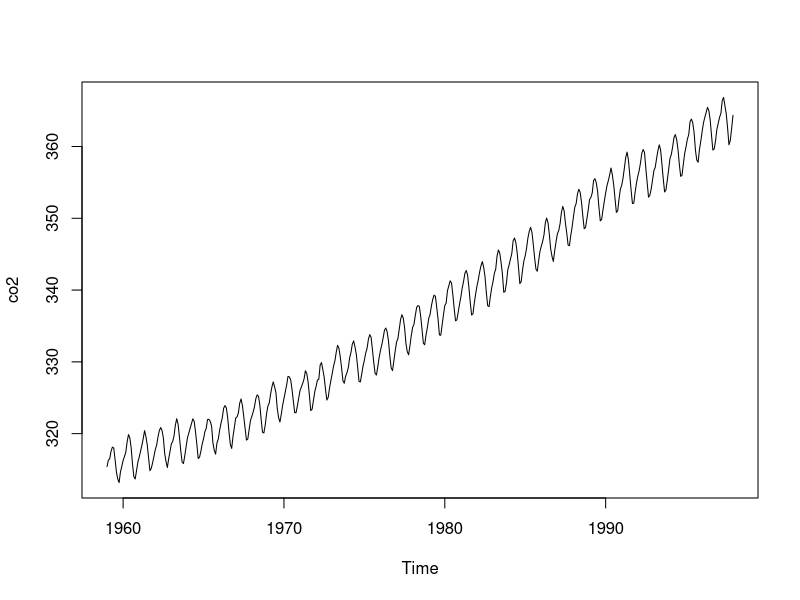
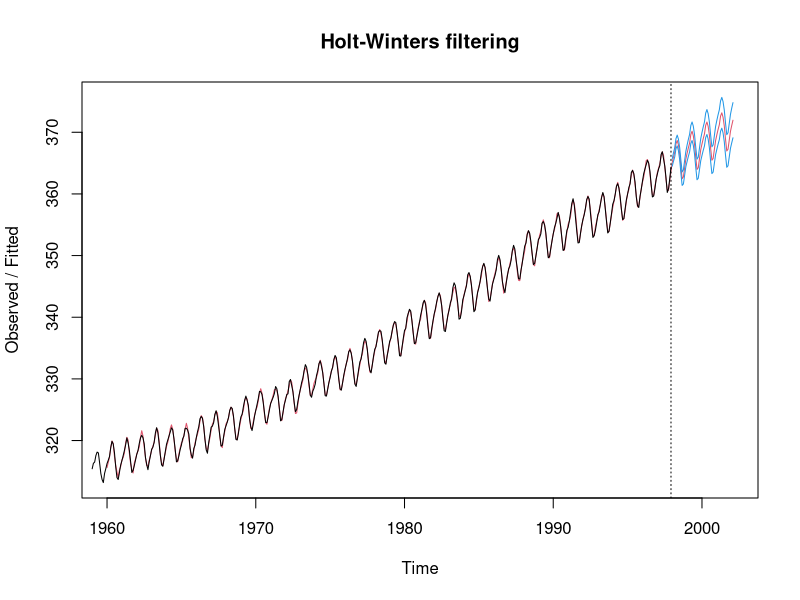
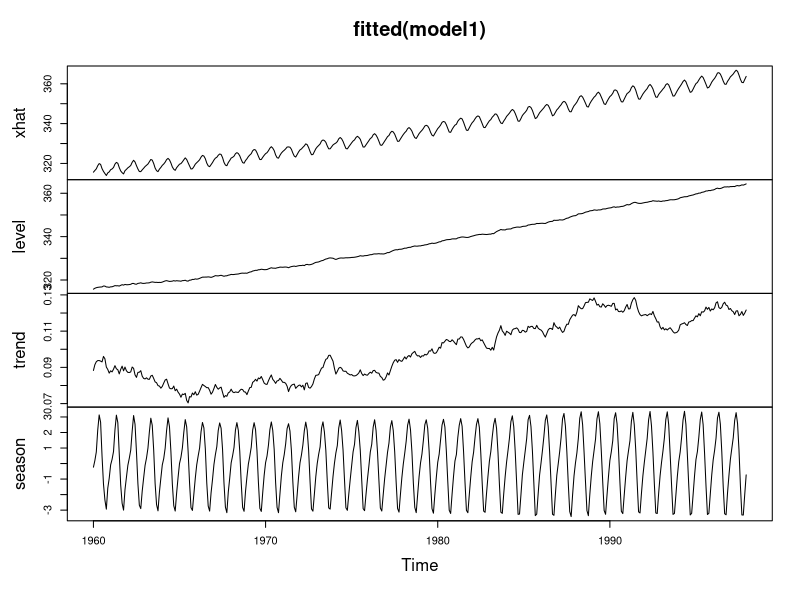
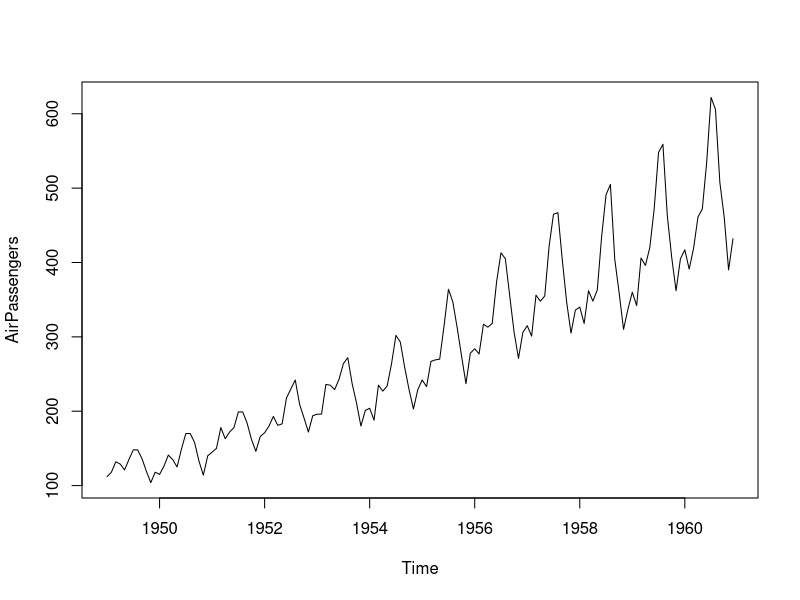
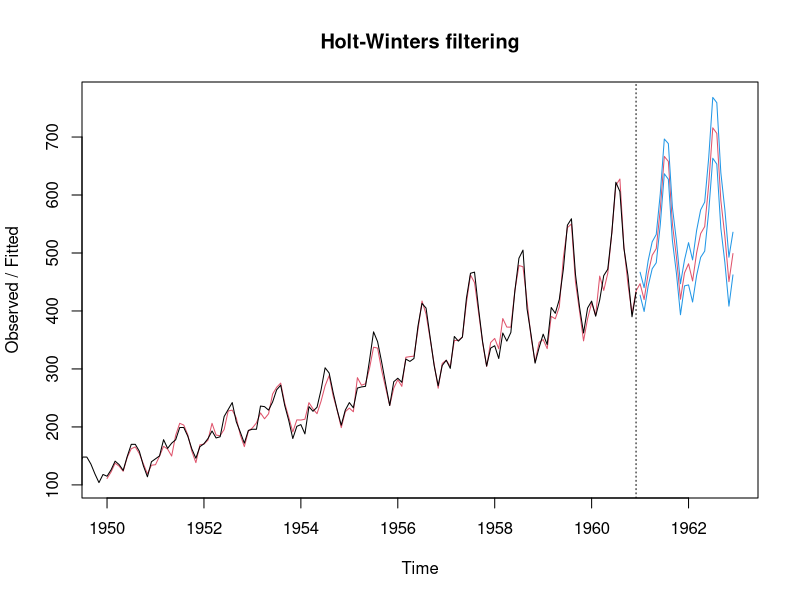
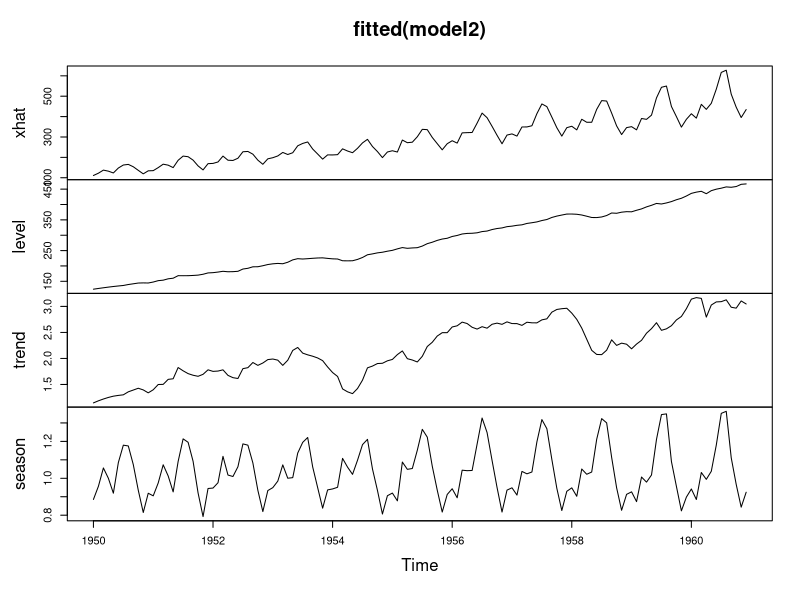
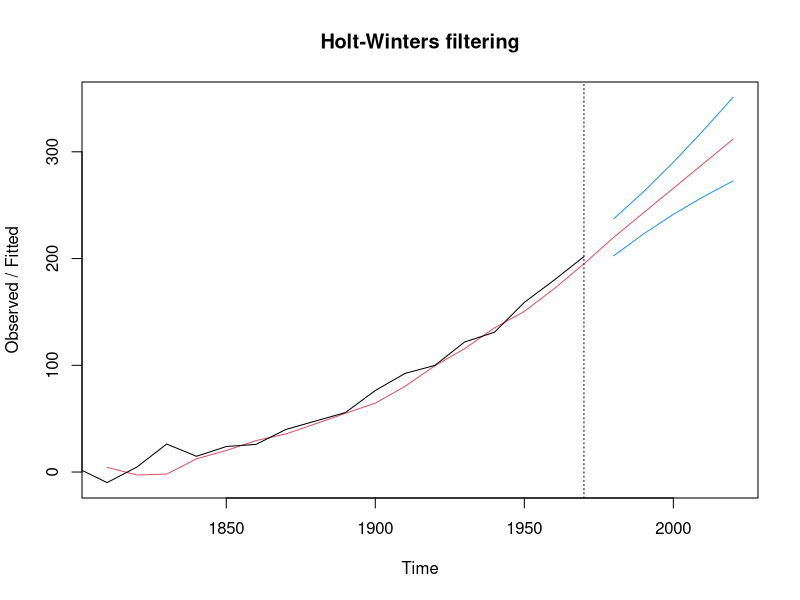
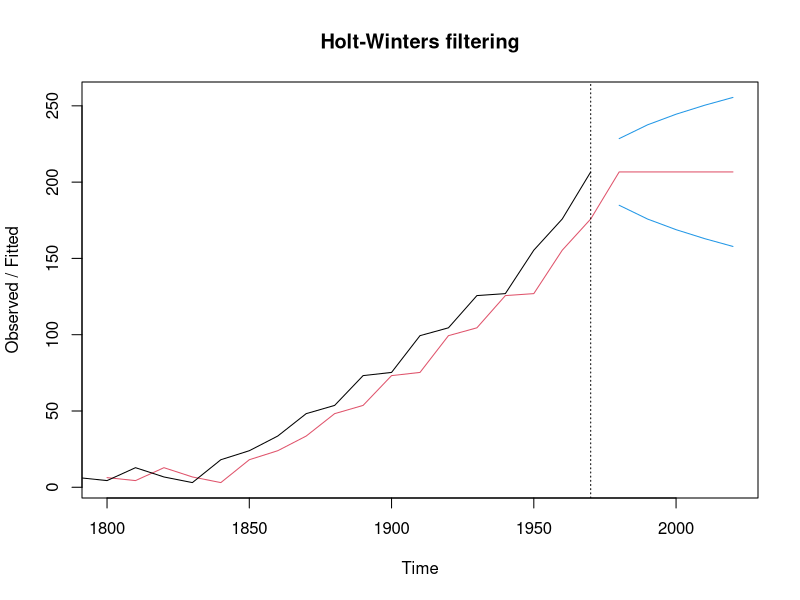

Write R code to recreate these figures, in order.
#seasonal additive Holt-Winters
#membaca dataset
co2

#menampilkan plot time series data
plot(co2)

#menerapkan Holt-Winters aditif (default)
model1 <- HoltWinters(co2)
fore1 <- predict(model1, 50, prediction.interval = TRUE) #meramalkan 50 periode ke depan
plot(model1,fore1) #menampikan plot dari model dan ramalan 
plot(fitted(model1)) #menjelaskan rinci ttg komponen model Holt-Winters, seperti seasonal, trend, dan level (xhat)

model1 #hasil dari model Holt-Winters yang dibuat dengan data deret waktu `co2`
fore1 #hasil dari peramalan yang dilakukan dengan model Holt-Winters

#seasonal multiplicative Holt-Winters
#membaca dataset
AirPassengers

#menampilkan plot time series dari data 
plot(AirPassengers)

#menerapkan Holt-Winters multiplicative
model2 <- HoltWinters(AirPassengers, seasonal = 'mult')
fore2 <- predict(model2, 24, prediction.interval = TRUE) #meramalkan 24 periode ke depan
plot(model2, fore2) #menampikan plot dari model dan ramalan 
plot(fitted(model2)) #menjelaskan rinci ttg komponen model Holt-Winters, seperti seasonal, trend, dan level (xhat)

model2 #hasil dari model Holt-Winters yang dibuat dengan data deret waktu `AirPassengers`
fore2 #hasil dari peramalan yang dilakukan dengan model Holt-Winters

#model Holt-Winters Non Seasonal atau Model Eksponensial Ganda
#membaca dataset
uspop

#error N(0,5) ditambahkan ke data
x <- uspop + rnorm (uspop, sd = 5)
x

model3 <- HoltWinters(x, gamma = FALSE)
#gamma = FALSE jika objek time series tidak mengandung seasonal
model3
model3$SSE

fore3 <- predict(model3, 5, prediction.interval = TRUE) #meramalkan 5 periode ke depan
fore3 #hasil dari peramalan yang dilakukan dengan model Holt-Winters
#menampikan plot dari model dan ramalan 
plot(model3, fore3)

#eksponensial smoothing sederhana
#membaca dataset
uspop

#error N(0,5) ditambahkan ke data
x <- uspop +rnorm(uspop, sd = 5)
x

model4 <- HoltWinters(x, gamma = FALSE, beta = FALSE)
#gamma dan beta = FALSE jika objek time series tidak mengandung seasonal
model4
model4$SSE

fore4 <- predict(model4, 5, prediction.interval = TRUE) #meramalkan 5 periode ke depan
fore4 #hasil dari peramalan yang dilakukan dengan model Holt-Winters
#menampikan plot dari model dan ramalan 
plot(model4, fore4)